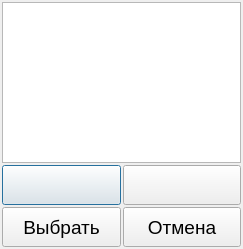
<?xml version="1.0" encoding="UTF-8"?>
<ui version="4.0">
 <class>ReportDialog</class>
 <widget class="QDialog" name="ReportDialog">
  <property name="windowModality">
   <enum>Qt::ApplicationModal</enum>
  </property>
  <property name="geometry">
   <rect>
    <x>0</x>
    <y>0</y>
    <width>243</width>
    <height>249</height>
   </rect>
  </property>
  <property name="maximumSize">
   <size>
    <width>400</width>
    <height>300</height>
   </size>
  </property>
  <property name="cursor">
   <cursorShape>BlankCursor</cursorShape>
  </property>
  <property name="contextMenuPolicy">
   <enum>Qt::DefaultContextMenu</enum>
  </property>
  <property name="windowTitle">
   <string>Выбор отчета</string>
  </property>
  <layout class="QVBoxLayout" name="verticalLayout">
   <property name="spacing">
    <number>2</number>
   </property>
   <property name="leftMargin">
    <number>2</number>
   </property>
   <property name="topMargin">
    <number>2</number>
   </property>
   <property name="rightMargin">
    <number>2</number>
   </property>
   <property name="bottomMargin">
    <number>2</number>
   </property>
   <item>
    <widget class="QListWidget" name="listWidget">
     <property name="minimumSize">
      <size>
       <width>0</width>
       <height>100</height>
      </size>
     </property>
     <property name="font">
      <font>
       <pointsize>14</pointsize>
      </font>
     </property>
     <property name="cursor" stdset="0">
      <cursorShape>BlankCursor</cursorShape>
     </property>
    </widget>
   </item>
   <item>
    <layout class="QHBoxLayout" name="horizontalLayout_2">
     <item>
      <widget class="QPushButton" name="pbUp">
       <property name="sizePolicy">
        <sizepolicy hsizetype="Preferred" vsizetype="Preferred">
         <horstretch>0</horstretch>
         <verstretch>0</verstretch>
        </sizepolicy>
       </property>
       <property name="minimumSize">
        <size>
         <width>0</width>
         <height>40</height>
        </size>
       </property>
       <property name="cursor">
        <cursorShape>BlankCursor</cursorShape>
       </property>
       <property name="text">
        <string/>
       </property>
       <property name="icon">
        <iconset resource="resource.qrc">
         <normaloff>:/Images/arrow-up.png</normaloff>:/Images/arrow-up.png</iconset>
       </property>
       <property name="iconSize">
        <size>
         <width>36</width>
         <height>36</height>
        </size>
       </property>
      </widget>
     </item>
     <item>
      <widget class="QPushButton" name="pbDown">
       <property name="sizePolicy">
        <sizepolicy hsizetype="Preferred" vsizetype="Preferred">
         <horstretch>0</horstretch>
         <verstretch>0</verstretch>
        </sizepolicy>
       </property>
       <property name="minimumSize">
        <size>
         <width>0</width>
         <height>40</height>
        </size>
       </property>
       <property name="cursor">
        <cursorShape>BlankCursor</cursorShape>
       </property>
       <property name="text">
        <string/>
       </property>
       <property name="icon">
        <iconset resource="resource.qrc">
         <normaloff>:/Images/arrow-down.png</normaloff>:/Images/arrow-down.png</iconset>
       </property>
       <property name="iconSize">
        <size>
         <width>36</width>
         <height>36</height>
        </size>
       </property>
      </widget>
     </item>
    </layout>
   </item>
   <item>
    <layout class="QHBoxLayout" name="horizontalLayout">
     <item>
      <widget class="QPushButton" name="pbOk">
       <property name="sizePolicy">
        <sizepolicy hsizetype="Preferred" vsizetype="Preferred">
         <horstretch>0</horstretch>
         <verstretch>0</verstretch>
        </sizepolicy>
       </property>
       <property name="minimumSize">
        <size>
         <width>0</width>
         <height>40</height>
        </size>
       </property>
       <property name="font">
        <font>
         <pointsize>14</pointsize>
        </font>
       </property>
       <property name="cursor">
        <cursorShape>BlankCursor</cursorShape>
       </property>
       <property name="text">
        <string>Выбрать</string>
       </property>
      </widget>
     </item>
     <item>
      <widget class="QPushButton" name="pbCancel">
       <property name="sizePolicy">
        <sizepolicy hsizetype="Preferred" vsizetype="Preferred">
         <horstretch>0</horstretch>
         <verstretch>0</verstretch>
        </sizepolicy>
       </property>
       <property name="minimumSize">
        <size>
         <width>0</width>
         <height>40</height>
        </size>
       </property>
       <property name="font">
        <font>
         <pointsize>14</pointsize>
        </font>
       </property>
       <property name="cursor">
        <cursorShape>BlankCursor</cursorShape>
       </property>
       <property name="text">
        <string>Отмена</string>
       </property>
      </widget>
     </item>
    </layout>
   </item>
  </layout>
 </widget>
 <resources>
  <include location="resource.qrc"/>
 </resources>
 <connections/>
</ui>
